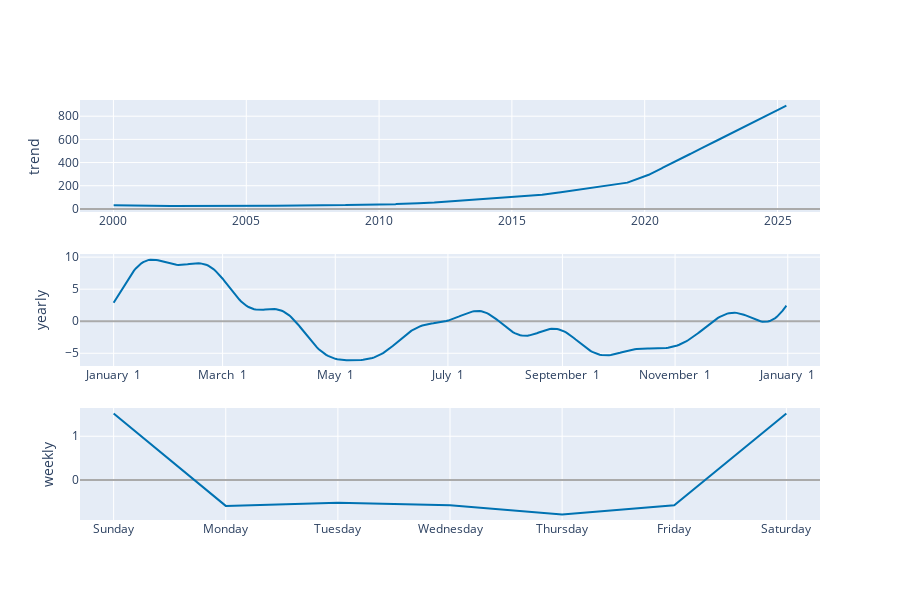

Notebook source saved alongside this figure:
### Code cell
plot_components_plotly(m, forecast)

### Figure 1 — Plotly figure (JSON) as saved in the notebook; plotly's stock layout.template omitted (floating-point values rounded to 4 significant figures; data arrays with more than 128 entries replaced by an {"elided": "..."} marker saying what was removed)
{"data": [{"line": {"color": "#0072B2", "width": 2}, "mode": "lines", "name": "trend", "type": "scatter", "x": {"elided": "6314 str values"}, "xaxis": "x", "y": {"elided": "6314 float values"}, "yaxis": "y"}, {"line": {"color": "#0072B2", "width": 2}, "mode": "lines", "name": "yearly", "type": "scatter", "x": {"elided": "365 str values"}, "xaxis": "x2", "y": {"elided": "365 float values"}, "yaxis": "y2"}, {"line": {"color": "#0072B2", "width": 2}, "mode": "lines", "name": "weekly", "type": "scatter", "x": ["2017-01-01T00:00:00", "2017-01-02T00:00:00", "2017-01-03T00:00:00", "2017-01-04T00:00:00", "2017-01-05T00:00:00", "2017-01-06T00:00:00", "2017-01-07T00:00:00"], "xaxis": "x3", "y": [1.517, -0.5877, -0.5165, -0.5743, -0.7819, -0.573, 1.517], "yaxis": "y3"}], "layout": {"height": 600, "showlegend": false, "width": 900, "xaxis": {"anchor": "y", "domain": [0, 1], "range": ["1998-09-28T12:00:00", "2026-08-07T12:00:00"], "type": "date"}, "xaxis2": {"anchor": "y2", "domain": [0, 1], "range": ["2016-12-13T18:54:02.958904115", "2018-01-18T11:04:57.863013581"], "tickformat": "%B %e", "type": "date"}, "xaxis3": {"anchor": "y3", "domain": [0, 1], "range": ["2016-12-31T16:48:00", "2017-01-07T07:12:00"], "tickformat": "%A", "type": "date"}, "yaxis": {"anchor": "x", "autorange": true, "domain": [0.7333, 1], "range": [-26.62, 939.7], "rangemode": "normal", "title": {"text": "trend"}, "type": "linear", "zerolinecolor": "#AAA"}, "yaxis2": {"anchor": "x2", "autorange": true, "domain": [0.3667, 0.6333], "range": [-6.987, 10.49], "title": {"text": "yearly"}, "type": "linear", "zerolinecolor": "#AAA"}, "yaxis3": {"anchor": "x3", "autorange": true, "domain": [0, 0.2667], "range": [-0.9096, 1.644], "title": {"text": "weekly"}, "type": "linear", "zerolinecolor": "#AAA"}}}
